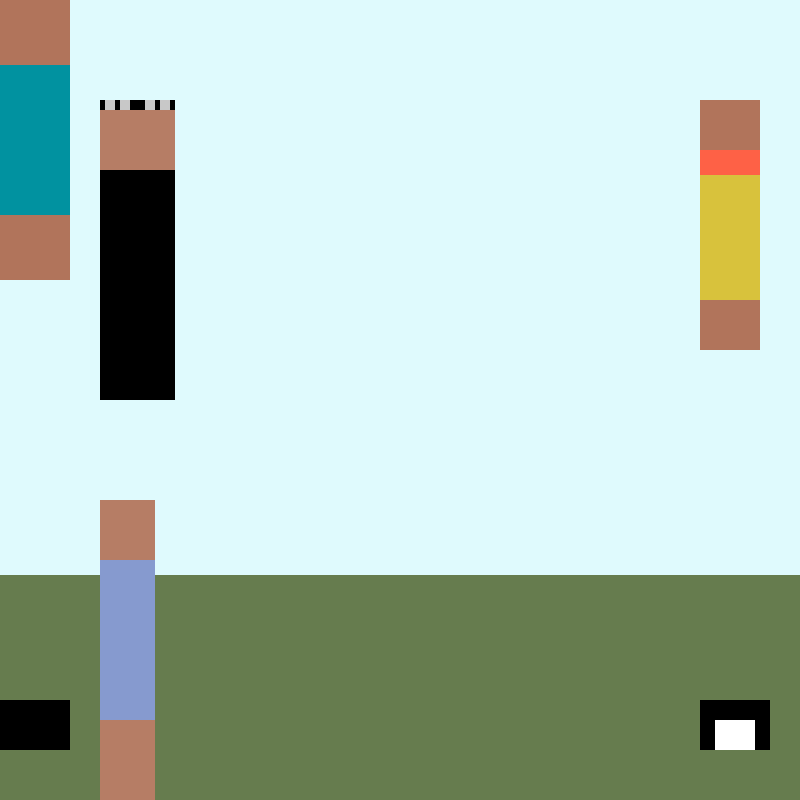
Frame 1 (no input)
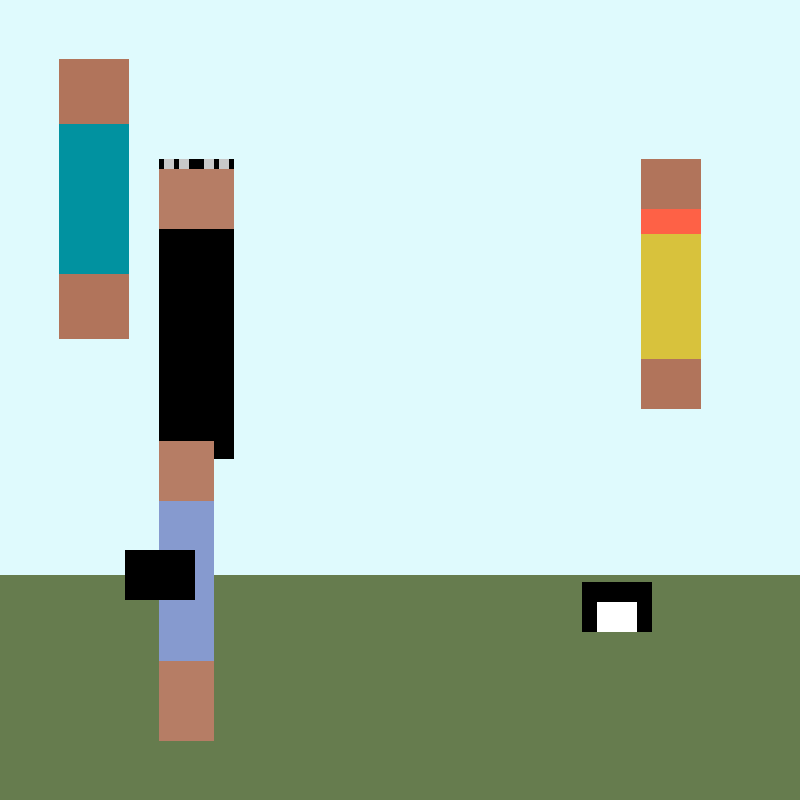
Frame 60 (no input)
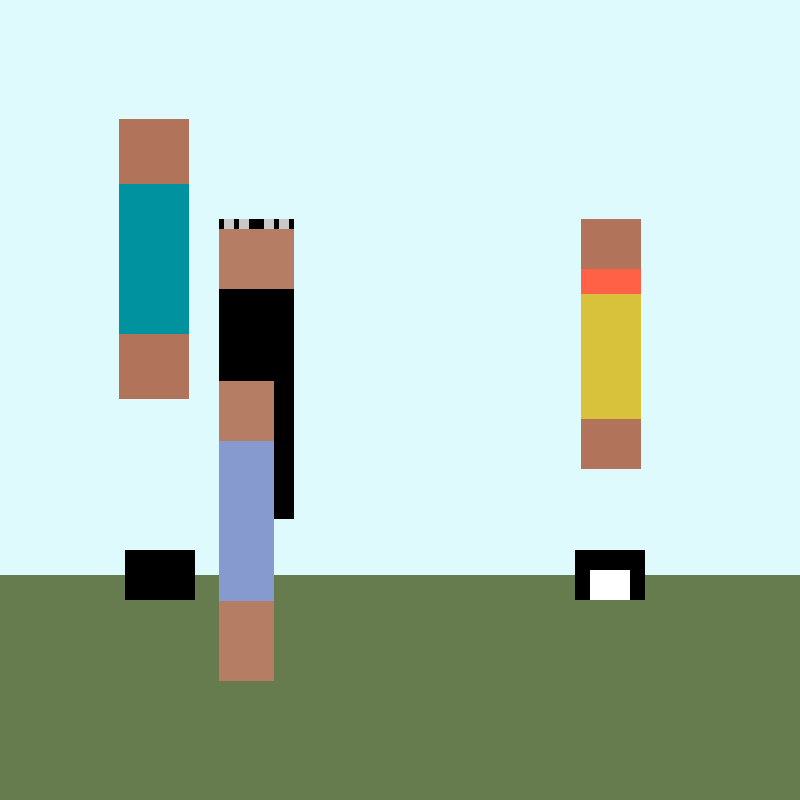
Frame 120 (the mouse pressed at the canvas centre since frame 60)

The p5.js sketch that drew these frames (run headless with seeded random() and noise() and a simulated clock; from frame 60 on, the mouse is pressed at the canvas centre):

// p5.js sketch
// ── sketch.js
// created by Laura Eise
// last edited 1/30/17
// Assignment 2 - Lego Family: The Obama Family

var barackX = 100; // position Barack's lego to the left of the canvas
var barackY = 100; // position Barack's lego to the top of the canvas
var michelleX = 0; // position Michelle's lego to the left of the canvas
var michelleY = 0; // position Michelle's lego to the top of the canvas
var maliaX = 100; // position Malia's lego to the left of the canvas
var maliaY = 500; // position Malia's lego to the bottom of the canvas
var sashaX = 700; // position Sasha's lego to the right of the canvas
var sashaY = 100; // position Sasha's lego to the top of the canvas
var boX = 700; // position Bo's lego to the right fo the canvas
var boY = 700; // position Bo's lego to the bottom of the canvas
var sunnyX = 0; // position Sunny's lego to the left of the canvas
var sunnyY = 700; // position Sunny's lego tothe bottom of the canvas

function setup() {
  createCanvas(800, 800); // set up parameters of canvas
  background(102,124,78); // set color of the background (in this case, to represent grass)
  noStroke(); // remove strokes so there are no outlines
  fill(223,250,253); // set color of sky
  rect(0,0,800,575); // create sky boundaries
}

function draw() {

  background(102,124,78); // repeat background so that the loop refreshes and characters appear to move
  fill(223,250,253); // repeat sky fill so that the loop refreshes
  rect(0,0,800,575); // repeat sky shape so that the loop refreshes
  Barack(); // add Barack's function to the loop
  Michelle(); // add Michelle's function to the loop
  Malia(); // add Malia's function to the loop
  Sasha(); // add Sasha's function to the loop
  Bo(); // add Bo's function to the loop
  Sunny(); // add Sunny's function to the loop
  
  barackX = min(barackX + 1, 400); // stop variable from going above 400
  barackY = min(barackY + 1, 300); // stop variable from going above 300
  
  michelleX = min(michelleX + 1, 300); // stop variable from going above 300
  michelleY = min(michelleY + 1, 320); // stop varaible from going aboe 320
  
  maliaX = min(maliaX + 1, 220); // stop variable from going above 220
  maliaY = max(maliaY - 1, 300); // stop variable from going below 300
  
  sashaX = max(sashaX - 1, 500); // stop variable from going below 500
  sashaY = min(sashaY + 1, 350); // stop variable from going above 350

  boX = max(boX - 2, 575); // stop variable from going below 575
  boY = max(boY - 2, 550); // stop variable from going above 550

  sunnyX = min(sunnyX + 3, 125); // stop variable from going below 125
  sunnyY = max(sunnyY - 3, 550); // stop varaible from going above 550
}

// Barack in Suit
function Barack() {
  fill(0); // set background as black for suit and hair color
  rect(barackX, barackY, 75, 300); // create body
  fill(182, 125, 101); // set color of face
  rect(barackX, barackY + 10, 75, 60); // create face
  fill(200); // set color for grey in hair
  rect(barackX + 5, barackY, 10, 10); // create small rectangle to show grey in hair
  rect(barackX + 20, barackY, 10, 10); // create small rectangle to show grey in hair
  rect(barackX + 45, barackY, 10, 10); // create small rectangle to show grey in hair
  rect(barackX + 60, barackY, 10, 10); // create small rectangle to show grey in hair
}

// Michelle in Dress
function Michelle() {
  fill(177, 116, 91); // set skin color
  rect(michelleX, michelleY, 70, 280); // create body
  fill(1, 146, 160); // set dress color
  rect(michelleX, michelleY + 65, 70, 150); // create dress
}

// Malia in Skirt
function Malia() {
  fill(182, 125, 101); // set skin color
  rect(maliaX, maliaY, 55, 300); // create body
  fill(134, 154, 207); // set dress color
  rect(maliaX, maliaY + 60, 55, 160); // create dress
}

// Sasha in Pants
function Sasha() {
  fill(177, 116, 91); // set skin color
  rect(sashaX, sashaY, 60, 250); // create body
  fill(254, 97, 70); // set color of shirt
  rect(sashaX, sashaY + 50, 60, 100); // create shirt
  fill(216, 194, 60); // set color of pants
  rect(sashaX, sashaY + 75, 60, 125); // create pants
}

// Black & White Dog
function Bo() {
  fill(0); // set color of fur
  rect(boX, boY, 70, 50); // create body
  fill(255); // set color of spotted fur
  rect(boX + 15, boY + 20, 40, 30); // create fur spot
}

// Black Dog
function Sunny() {
  fill(0); // set color of fur
  rect(sunnyX, sunnyY, 70, 50); // create body
}
